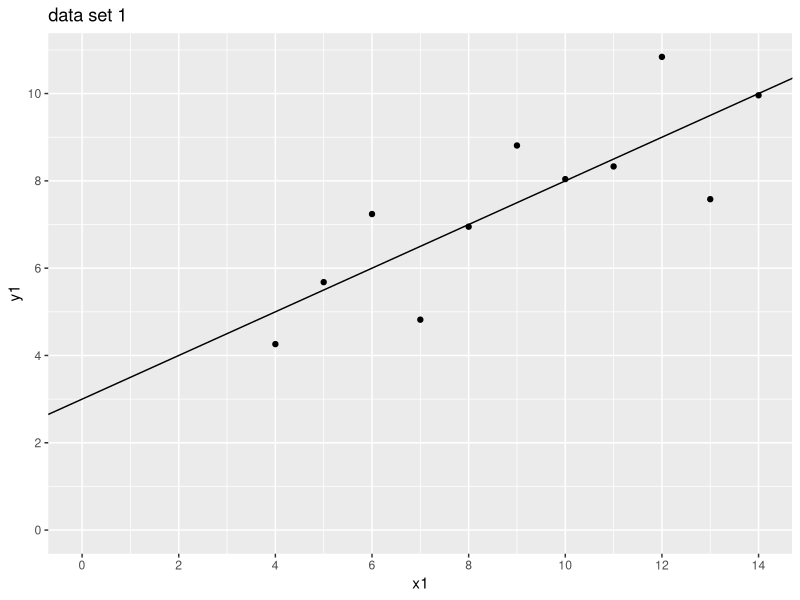
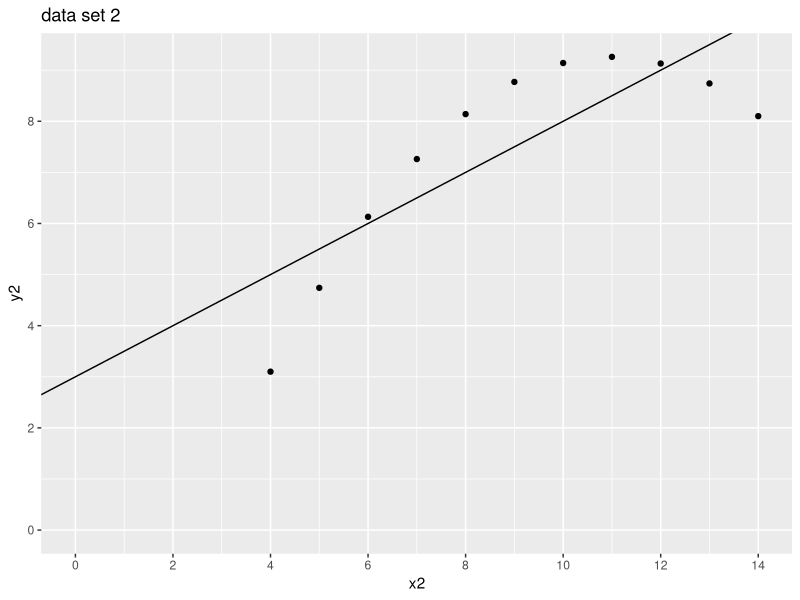
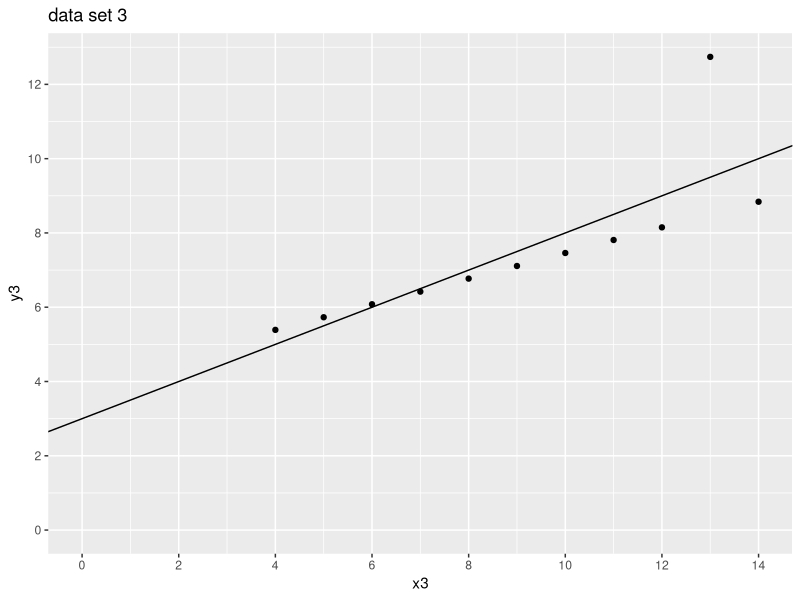
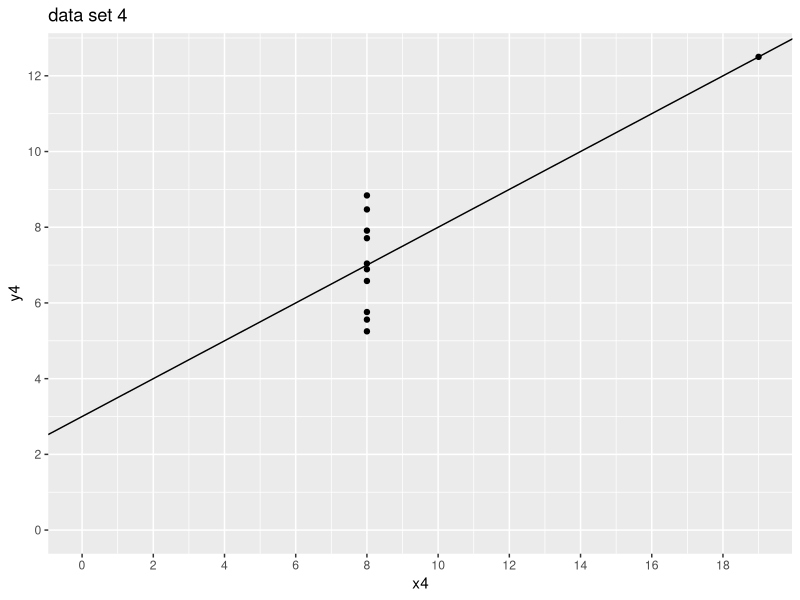

These figures' R source, in order:
## ---- chunk 1
library(ggplot2)
## ---- chunk 2
anscombe <- anscombe
mtcars <- mtcars
## ---- chunk 3
median(anscombe$x1)
## ---- chunk 4
mean(anscombe$x1)
## ---- chunk 5
sd(anscombe$x1)
## ---- chunk 6
range(anscombe$x1)
## ---- chunk 7
IQR(anscombe$x1)
## ---- chunk 8
summary(anscombe$x1)
## ---- chunk 9
median(anscombe$y1)
## ---- chunk 10
mean(anscombe$y1)
## ---- chunk 11
sd(anscombe$y1)
## ---- chunk 12
range(anscombe$y1)
## ---- chunk 13
10.84-4.26
## ---- chunk 14
IQR(anscombe$y1)
## ---- chunk 15
summary(anscombe$y1)
## ---- chunk 16
table(mtcars$gear)
## ---- chunk 17
prop.table(table(mtcars$gear))
## ---- chunk 18
mean(mtcars$mpg)
## ---- chunk 19
ggplot(data = anscombe) +
  geom_point(mapping = aes(x1, y1)) +
  geom_abline(intercept = 3, slope = 0.5) +
  scale_x_continuous(breaks = seq(0, 20, 2)) +
  scale_y_continuous(breaks = seq(0, 12, 2)) +
  expand_limits(x = 0, y = 0) +
  labs(title = "data set 1")
## ---- chunk 20
ggplot(data = anscombe) +
  geom_point(mapping = aes(x2, y2)) +
  geom_abline(intercept = 3, slope = 0.5) +
  scale_x_continuous(breaks = seq(0, 20, 2)) +
  scale_y_continuous(breaks = seq(0, 12, 2)) +
  expand_limits(x = 0, y = 0) +
  labs(title = "data set 2")
## ---- chunk 21
ggplot(data = anscombe) +
  geom_point(mapping = aes(x3, y3)) +
  geom_abline(intercept = 3, slope = 0.5) +
  scale_x_continuous(breaks = seq(0, 20, 2)) +
  scale_y_continuous(breaks = seq(0, 12, 2)) +
  expand_limits(x = 0, y = 0) +
  labs(title = "data set 3")
## ---- chunk 22
ggplot(data = anscombe) +
  geom_point(mapping = aes(x4, y4)) +
  geom_abline(intercept = 3, slope = 0.5) +
  scale_x_continuous(breaks = seq(0, 20, 2)) +
  scale_y_continuous(breaks = seq(0, 12, 2)) +
  expand_limits(x = 0, y = 0) +
  labs(title = "data set 4")
